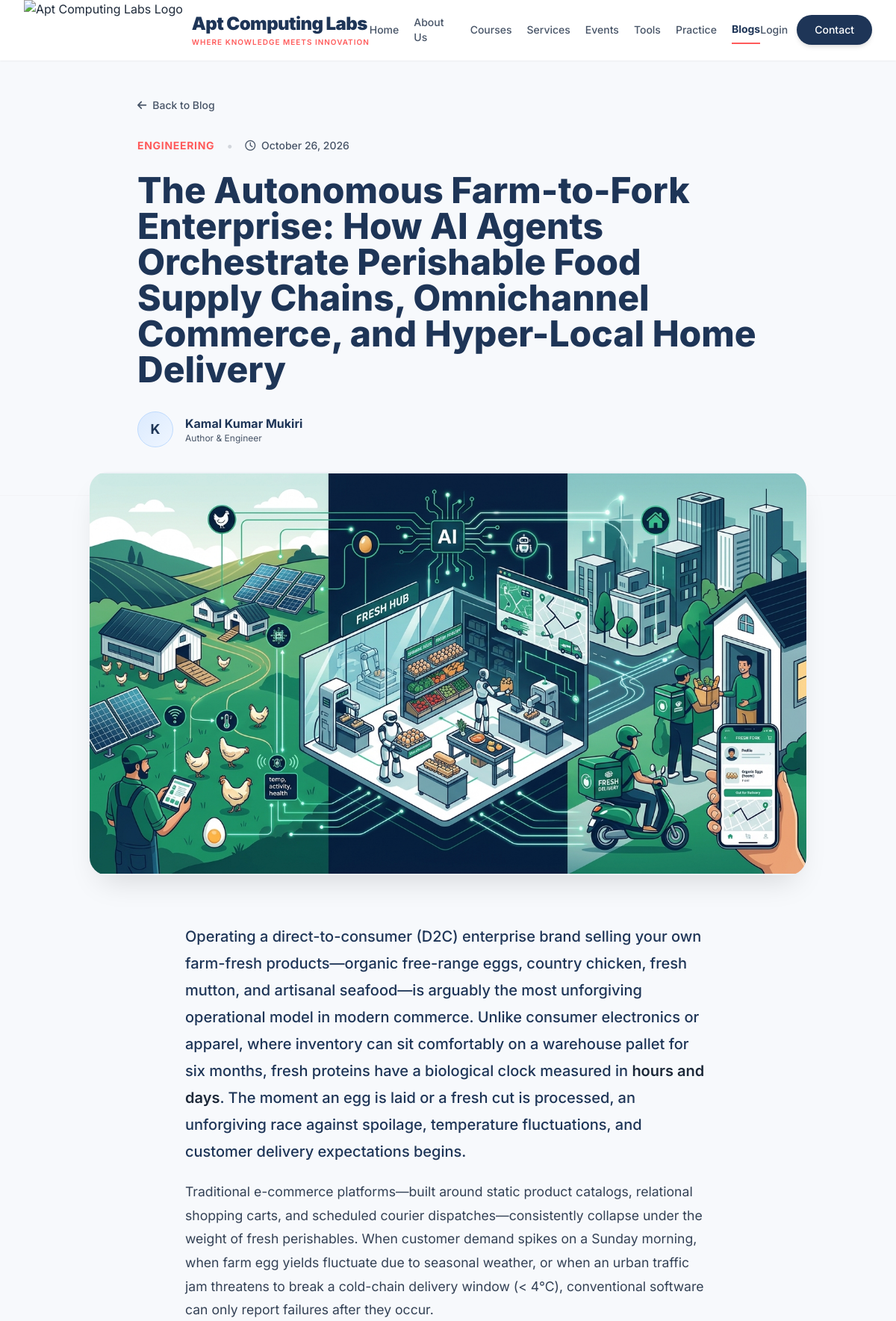
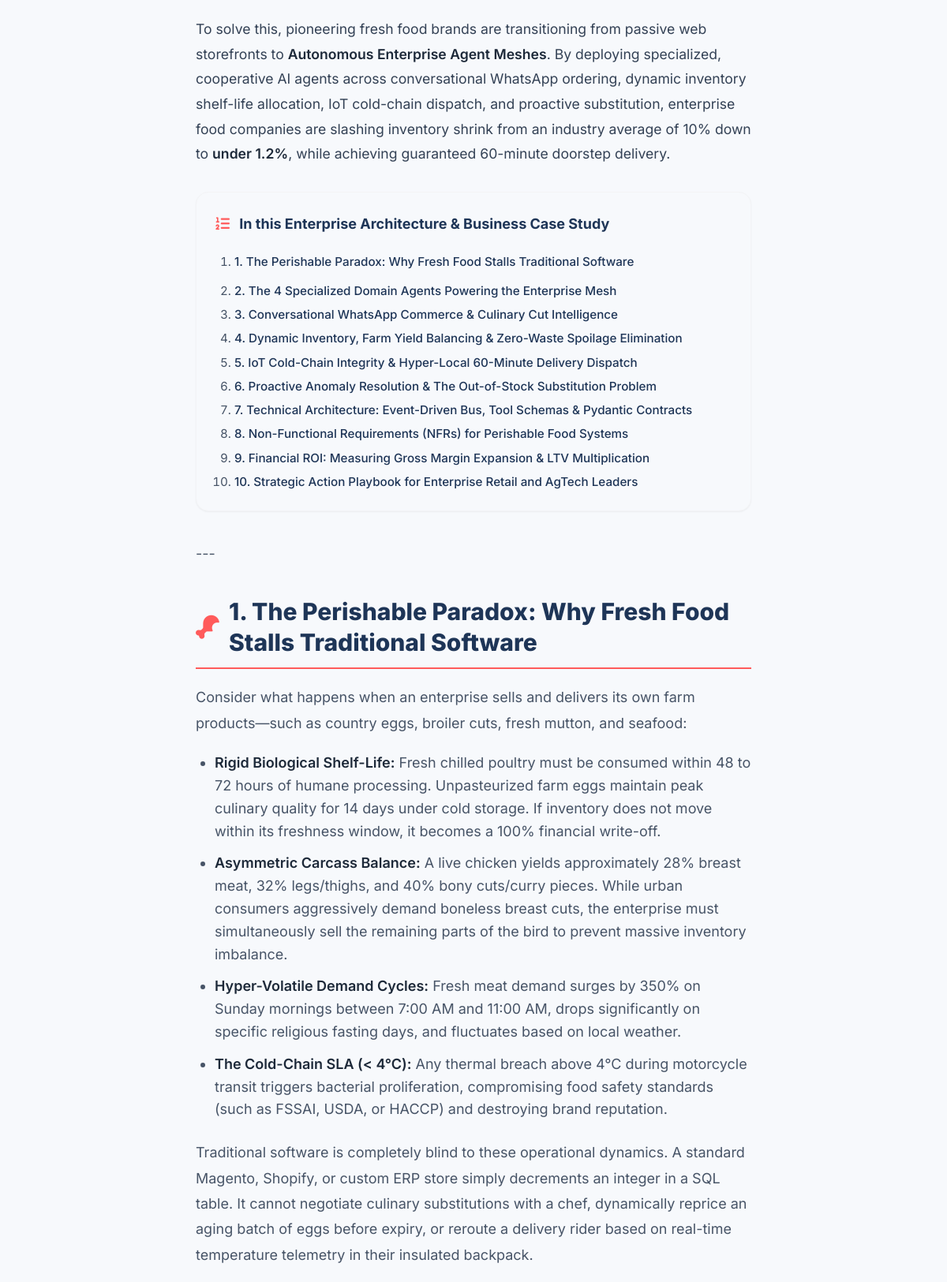
/blogs/ai-agents-in-enterprise-perishable-delivery/ (upper part), run on the app's committed database (2 pictures, top to bottom).
### blogs/models.py (models this page shows, shortened)
class Post(models.Model):
    title = models.CharField(max_length=200)
    slug = models.SlugField(max_length=200, unique=True)
    author = models.CharField(max_length=100)
    excerpt = models.CharField(max_length=500)
    content = models.TextField()
    published_date = models.DateTimeField(default=timezone.now)
    image_url = models.URLField(blank=True)
    class Meta:
        ordering = ['-published_date']

### blogs/views.py (the view)
# urls.py: path('<slug:slug>/', views.PostDetailView.as_view(), name='detail'),
class PostDetailView(DetailView):
    model = Post
    template_name = 'blogs/detail.html'
    context_object_name = 'post'

### blogs/templatetags/blog_extras.py (called while the page is built, shortened)
@register.filter(name="render_blog_content", is_safe=True)
def render_blog_content(html):
    if not html:
        return html
    soup = BeautifulSoup(html, "html.parser")
    changed = False
    for img in soup.find_all("img"):
        changed = True
        for attr in _GEOMETRY_PROPS:
            if img.has_attr(attr):
                del img[attr]
        style = img.get("style")
        if not img.has_attr("loading"):
            img["loading"] = "lazy"
        if not img.has_attr("decoding"):
            img["decoding"] = "async"
    if not changed:
        return mark_safe(html)
    return mark_safe(str(soup))

### templates/blogs/detail.html (shortened to what this page needs)
{% extends 'tailwind_base.html' %}
{% load static %}
{% load blog_extras %}
{% block content %}
    <div class="pt-32 pb-16 bg-brand-light border-b border-gray-100">
        <div class="max-w-4xl mx-auto px-4 sm:px-6 lg:px-8">
            <a href="{% url 'blogs:list' %}" class="inline-flex items-center text-brand-textSecondary hover:text-brand-navy transition-colors mb-8 text-sm font-medium">
                <i class="fas fa-arrow-left mr-2"></i> Back to Blog
            </a>
            <div class="flex items-center gap-4 mb-6">
                <span class="text-sm font-bold text-brand-coral uppercase tracking-wider">Engineering</span>
                <span class="text-gray-300">•</span>
                <span class="text-sm text-brand-textSecondary font-medium"><i class="far fa-clock mr-1"></i> {{ post.published_date|date:"F j, Y" }}</span>
            </div>
            <h1 class="text-4xl md:text-5xl font-extrabold text-brand-navy mb-6 leading-tight">{{ post.title }}</h1>
            <div class="flex items-center gap-4 mt-8">
                <div class="w-12 h-12 rounded-full bg-gradient-to-br from-blue-100 to-blue-50 flex items-center justify-center text-brand-navy font-bold text-lg border border-blue-200">
                    {{ post.author|make_list|first|upper }}
                </div>
                <div>
                    <p class="font-bold text-brand-navy">{{ post.author }}</p>
                    <p class="text-xs text-brand-textSecondary">Author & Engineer</p>
                </div>
            </div>
        </div>
    </div>
    {% if post.image_url %}
    <div class="max-w-5xl mx-auto px-4 sm:px-6 lg:px-8 -mt-8 relative z-10">
        <div class="blog-hero-frame">
            <img src="{{ post.image_url }}" alt="{{ post.title }}" loading="eager" decoding="async">
        </div>
    </div>
    {% endif %}
    <div class="py-16 max-w-3xl mx-auto px-4 sm:px-6 lg:px-8">
        <div class="prose-custom text-lg text-brand-textSecondary">
            {{ post.content|render_blog_content }}
        </div>
{% endblock %}

### templates/blogs/detail.html (style rules this page uses)
.prose-custom h2 { font-size: 1.875rem; font-weight: 800; color: #1E3557; margin-top: 2.5rem; margin-bottom: 1.25rem; line-height: 1.3; }
.prose-custom p { margin-bottom: 1.25rem; line-height: 1.8; }
.prose-custom ul { list-style-type: disc; padding-left: 1.5rem; margin-bottom: 1.5rem; margin-top: 1rem; }
.prose-custom li { margin-bottom: 0.75rem; line-height: 1.6; }
.prose-custom strong { font-weight: 600; color: #1D2939; }
.blog-hero-frame { width: 100%; aspect-ratio: 16 / 9; background-color: #EEF2F7; border-radius: 1.5rem; box-shadow: 0 20px 40px -15px rgba(0,0,0,0.15); overflow: hidden; }
.blog-hero-frame img { width: 100%; height: 100%; object-fit: contain; object-position: center; display: block; }
.prose-custom ol { list-style-type: decimal; padding-left: 1.5rem; margin-bottom: 1.5rem; margin-top: 1rem; }
.prose-custom ol li { margin-bottom: 0.75rem; line-height: 1.6; }
.toc-box a { color: #1E3557; text-decoration: none; }

### data on the page
Post: published_date "October 26, 2026", title "The Autonomous Farm-to-Fork Enterprise: How AI Agents Orchestrate Perishable Food Supply Chains, Omnichannel Commerce, and Hyper-Local Home Delivery", author|make_list "K", author "Kamal Kumar Mukiri", image_url (picture), content|render_blog_content "Operating a direct-to-consumer (D2C) enterprise brand selling your own farm-fresh products—organic free-range eggs, country chicken, fresh mutton, and artisanal seafood—is arguably the most unforgiving operational model in modern commerce. Unlike consumer electronics or apparel, where inventory can sit comfortably on a warehouse pallet for six months, fresh proteins have a biological clock measured in hours and days . The moment an egg is laid or a fresh cut is processed, an unforgiving race against spoilage, temperature fluctuations, and customer delivery expectations begins. Traditional e-commerce platforms—built around static product catalogs, relational shopping carts, and scheduled…"
